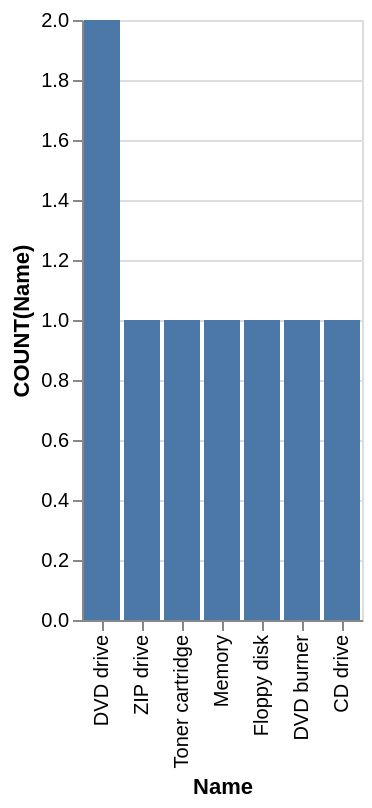

The specification (Vega-Lite) saved for this image:
### Vega-Lite specification from a JSON file in a GitHub repository (floating-point values rounded to 4 significant figures)
{"data": {"values": [{"x_data": "DVD drive", "y_data": 2}, {"x_data": "ZIP drive", "y_data": 1}, {"x_data": "Toner cartridge", "y_data": 1}, {"x_data": "Memory", "y_data": 1}, {"x_data": "Floppy disk", "y_data": 1}, {"x_data": "DVD burner", "y_data": 1}, {"x_data": "CD drive", "y_data": 1}]}, "mark": "bar", "encoding": {"x": {"field": "x_data", "type": "nominal", "title": "Name", "sort": {"op": "sum", "field": "y_data", "order": "descending"}}, "y": {"field": "y_data", "type": "quantitative", "title": "COUNT(Name)"}}}
